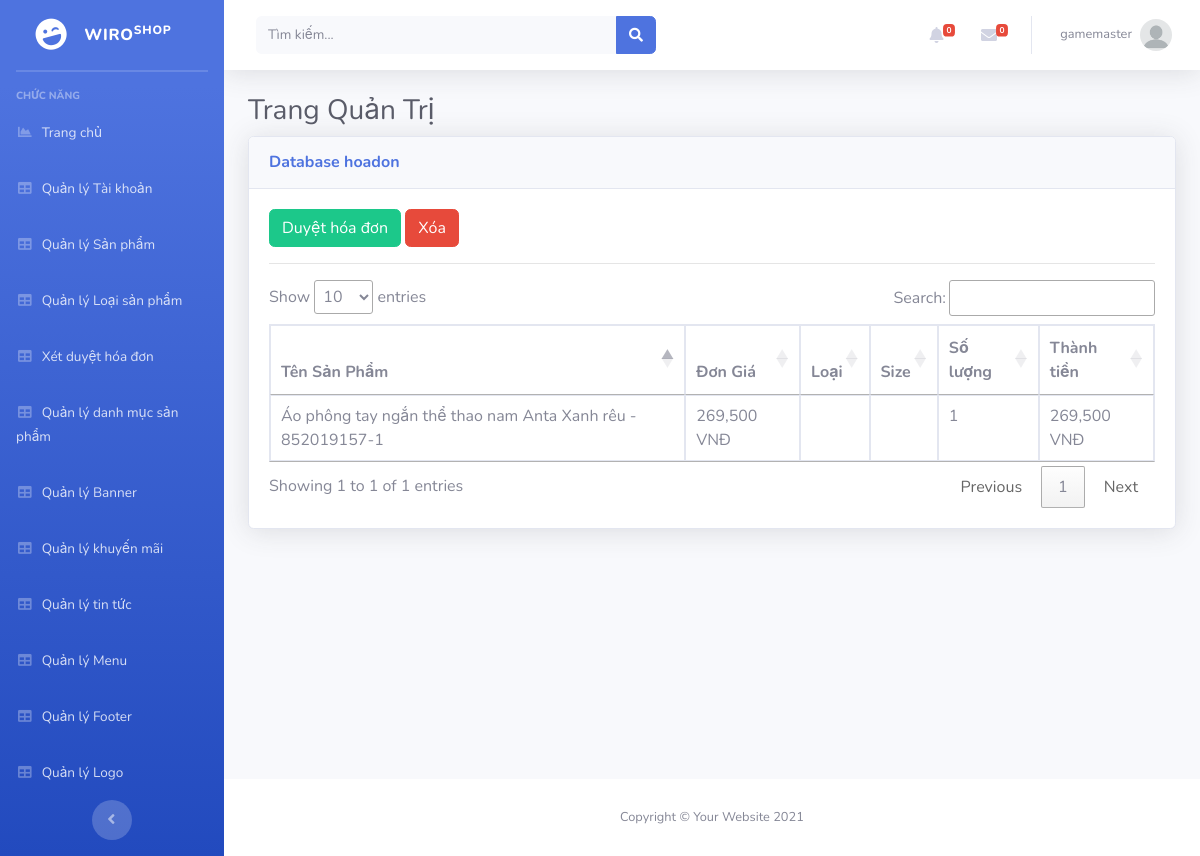
The app's page /Admin/index.php?mod=hoadon&act=chitiet&id=69 (signed in) with its own data.
### tables this page shows
CREATE TABLE `chitiethoadon` (
  `MaHD` int(11) NOT NULL,
  `MaSP` int(11) NOT NULL,
  `SoLuong` int(11) NOT NULL,
  `DonGia` int(11) NOT NULL,
  `Loai` varchar(255) NOT NULL,
  `Size` varchar(255) NOT NULL,
  `HinhAnh` varchar(30) NOT NULL,
  `TenSP` varchar(50) NOT NULL,
  `ThanhTien` int(11) NOT NULL
);

CREATE TABLE `sanpham` (
  `MaSP` int(11) NOT NULL,
  `MaLSP` int(11) NOT NULL,
  `MaDM` int(11) NOT NULL,
  `TenSP` varchar(70) NOT NULL,
  `DonGia` int(11) NOT NULL,
  `DonGiaChinh` int(30) NOT NULL,
  `SoLuong` int(10) UNSIGNED NOT NULL DEFAULT 1,
  `HinhAnh1` longtext NOT NULL,
  `HinhAnh2` longtext DEFAULT NULL,
  `HinhAnh3` longtext DEFAULT NULL,
  `HinhAnh4` longtext NOT NULL,
  `HinhAnh5` longtext NOT NULL,
  `HinhAnh6` longtext NOT NULL,
  `HinhAnh7` longtext NOT NULL,
  `HinhAnh8` longtext NOT NULL,
  `Loai1` varchar(30) NOT NULL,
  `Loai2` varchar(30) NOT NULL,
  `Loai3` varchar(30) NOT NULL,
  `Loai4` varchar(30) NOT NULL,
  `Size1` varchar(30) NOT NULL,
  `Size2` varchar(30) NOT NULL,
  `Size3` varchar(30) NOT NULL,
  `Size4` varchar(30) NOT NULL,
  `MaKM` int(11) NOT NULL,
  `LoaiSale` varchar(30) NOT NULL,
  `TrangThai` int(11) NOT NULL,
  `MoTa` longtext NOT NULL,
  `MoTa1` longtext NOT NULL,
  `MoTa2` longtext NOT NULL,
  `ThoiGian` datetime DEFAULT NULL
);

### Admin/MVC/controllers/HoadonController.php (called while the page is built, shortened)
<?php
require_once("MVC/models/hoadon.php");
class HoaDonController
{
    var $hoadon_model;
    public function __construct()
    {
        $this->hoadon_model = new Hoadon();
    }
    function chitiet()
    {
        $id = isset($_GET['id']) ? $_GET['id'] : 1;
        $data = $this->hoadon_model->chitiethoadon($id);
        require_once("MVC/Views/Admin/index.php");
    }
}

### Admin/MVC/Models/connection.php (called while the page is built, shortened)
<?php
    class Connection{
        function __construct()
        {
            $severname ="localhost";
            $username ="root";
            $password ="";
            $db_name ="wiroshop";
            $this->conn = new mysqli($severname,$username,$password,$db_name);
        }
    }
?>

### Admin/MVC/Models/model.php (called while the page is built, shortened)
<?php
require_once("connection.php");
class Model
{
    function __construct()
    {
        $conn_obj = new Connection();
        $this->conn = $conn_obj->conn;
    }
}

### Admin/MVC/Models/hoadon.php (called while the page is built, shortened)
<?php
require_once("model.php");
class Hoadon extends Model
{
    function chitiethoadon($id){
        $query = "select ct.*, s.TenSP as Ten from chitiethoadon as ct, sanpham as s where ct.MaSP = s.MaSP and ct.MaHD = $id ";
        require("result.php");
        return $data;
    }
}

### Admin/MVC/Models/result.php (called while the page is built)
<?php
$result = $this->conn->query($query);
$data = array();
while ($row = $result->fetch_assoc()) {
    $data[] = $row;
}
?>

### Admin/MVC/Views/hoadon/detail.php (the view, shortened to what this page needs)
<?php if(isset($data) and $data != null){ ?>
<a href="?mod=hoadon&act=xetduyet&id=<?= $data['0']['MaHD'] ?>" class="btn btn-success">Duyệt hóa đơn</a>
<a href="?mod=hoadon&act=delete&id=<?= $data['0']['MaHD'] ?>" onclick="return confirm('Bạn có thật sự muốn xóa ?');" type="button" class="btn btn-danger">Xóa</a>
<?php } ?>
<hr>
<table class="table table-bordered" id="dataTable" width="100%" cellspacing="0">
    <thead>
        <tr>
            <th scope="col">Tên Sản Phẩm</th>
            <th scope="col">Đơn Giá</th>
            <th scope="col">Loại</th>
            <th scope="col">Size</th>
            <th scope="col">Số lượng</th>
            <th scope="col">Thành tiền</th>
        </tr>
    </thead>
    <tbody>
        <?php foreach ($data as $row) { ?>
            <tr>
                <td><?= $row['Ten'] ?></td>
                <td><?= number_format($row['DonGia']) ?> VNĐ</td>
                <td><?= $row['Loai'] ?></td>
                     <td><?= $row['Size'] ?></td>
                <td><?= $row['SoLuong'] ?></td>
                <td><?= number_format($row['DonGia'] * $row['SoLuong']) ?> VNĐ</td>
            </tr>
        <?php } ?>
</table>

### records on screen
chitiethoadon: MaSP.TenSP "Áo phông tay ngắn thể thao nam Anta Xanh rêu - 852019157-1", DonGia "269,500", SoLuong "1", $row['DonGia'] * $row['SoLuong'] "269,500"

### other values on screen
$_SESSION['login']['TaiKhoan'] "gamemaster"
$mod "hoadon"
